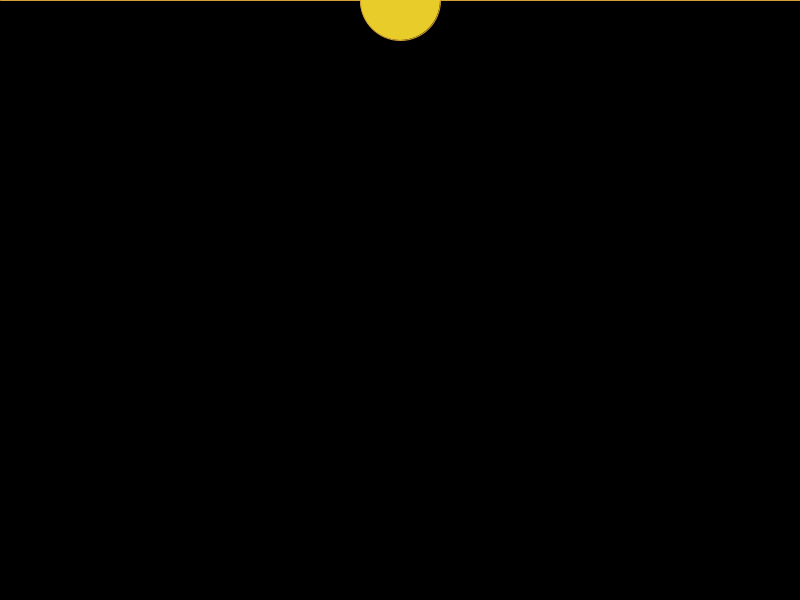
Frame 1 (no input)
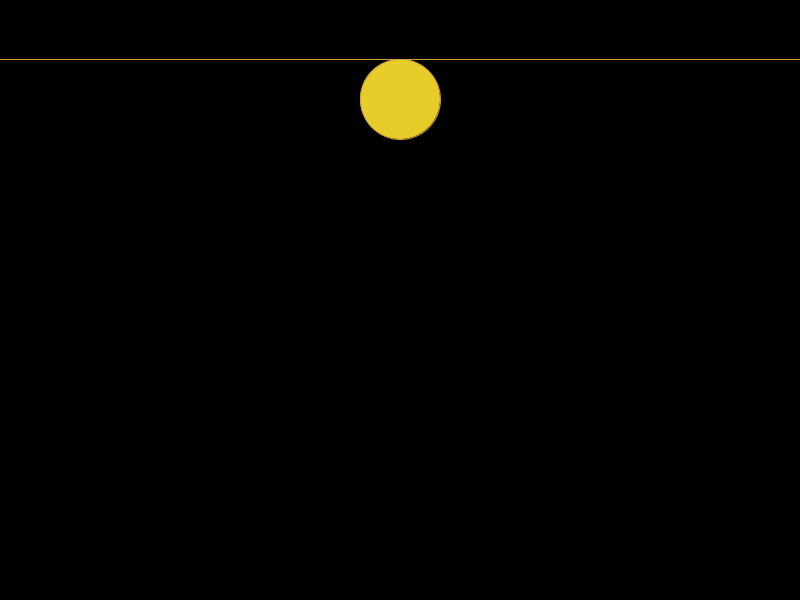
Frame 60 (the mouse pressed at the canvas centre just before this capture)
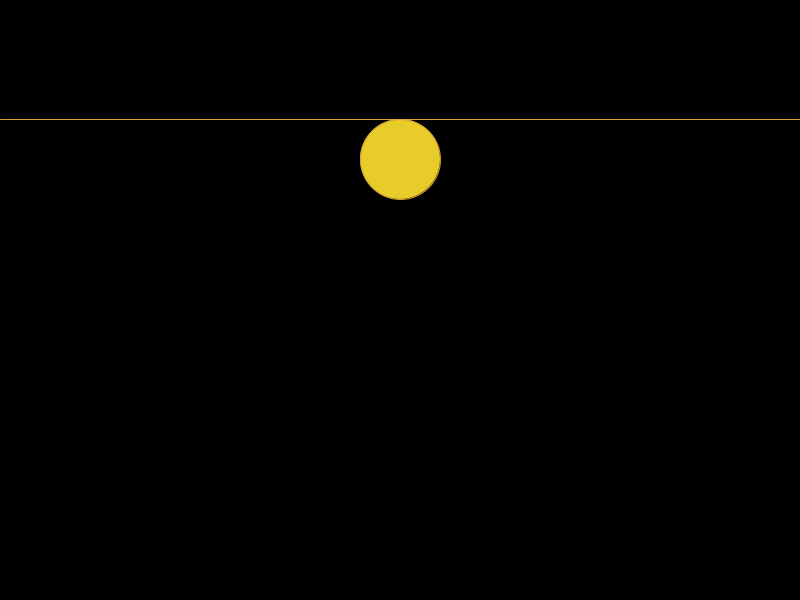
Frame 120 (the mouse held since frame 60 and released just before this capture)

The Processing sketch that drew these frames (run headless with seeded random() and noise(); from frame 60 on, the mouse is pressed at the canvas centre):

// Processing sketch: Ejercicio_19
// ── Ejercicio_19.pde
float y;
boolean inicio;
float yCirculo;
public void setup(){
 size(800,600);
 y=0;
}

public void draw(){
  background(0);
  
  stroke(#D3A037);
  line(0,y,width,y);
  
  movimientoLinea();
  if(inicio){
    y++;
  }
  else {
  y--;  
  }
  
  fill(#E8CC2A);
  ellipse(width/2,yCirculo,80,80);
  if(inicio){
    yCirculo=y+40;
  }
  else{
   yCirculo=y-40; 
  }
  
}
  
 public void movimientoLinea(){
  if(y<=0){
    inicio=true;
  }
    else if(y>=height){
     inicio=false;
    }
 }
    
   
  
